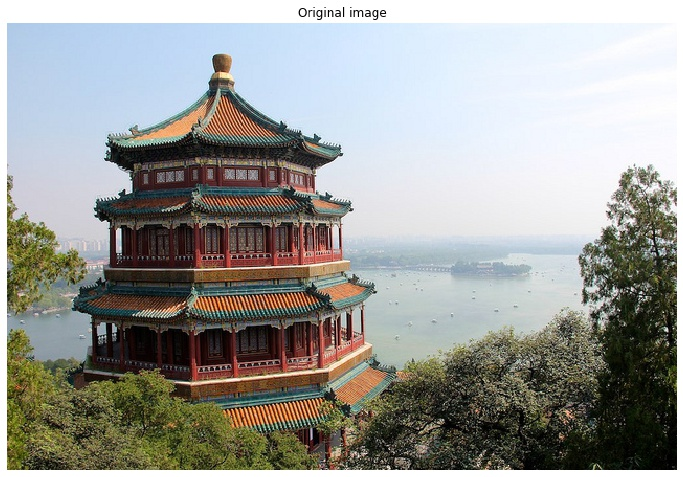
#> input picture Results/Chapter 06/Chapter-006-004A-Clustering-K-Means-China-01.jpg, 683 x 477 px, given in place of horses.jpg, which was not available
$ jupyter execute Chapter-006-004D-Clustering-K-Means-Horses.ipynb   (shell and % lines are left out)   (text cells are left out)
#> lines starting #> are read from the running program, lines starting #| are printed output that depends on the picture; pictures that were not available may be replaced by others from this repository, and a replacement may not be noted
[cell 1]
import matplotlib
matplotlib.use('TkAgg')

import os
import numpy as np
import matplotlib.pyplot as plt

from time import time
from sklearn.cluster import KMeans
from sklearn.metrics import pairwise_distances_argmin
from sklearn.utils import shuffle

from PIL import Image

[cell 2]
imagepath = '../../Data/horses.jpg'
im0 = Image.open(imagepath)
#> im0 is the input picture: PIL image 683x477 RGB; mean R, G, B 153.4, 154.1, 149.9
print(im0.format)
#| JPEG
print(im0.mode)
#| RGB
height, width=im0.size
#> height = 683; width = 477
print('Height=%d, Width=%d' % (height, width))
#| Height=683, Width=477
print(im0.palette)
#| None

[cell 3]
im2=im0
im2.thumbnail((400, 400))
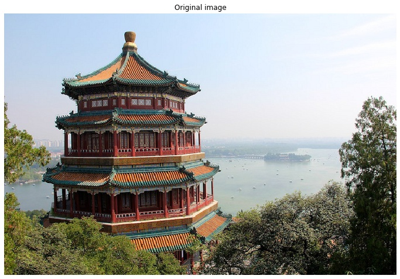
#> im2: PIL image 400x279 RGB; mean R, G, B 153.4, 154.1, 149.9

[cell 4]
fig0 = plt.figure(1, figsize=(12, 9))
plt.clf()
plt.axis('off')
plt.title('Thumbnail')
plt.imshow(im2)
plt.show()

height, width=im2.size
#> height = 400; width = 279
print('Height=%d, Width=%d' % (height, width))
#| Height=400, Width=279

[cell 5]
im3=im0
box = (250, 100, 350, 250)
im3c = im3.crop(box)
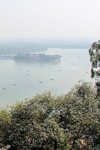
#> im3c: PIL image 100x150 RGB; mean R, G, B 163.4, 166.6, 162.1

height, width=im3.size
figheight=int((height/50))
#> figheight = 8
figwidth=int((width/50))
#> figwidth = 5

fig0 = plt.figure(1, figsize=((height/50), (width/50)))
plt.clf()
plt.axis('off')
plt.title('Cropped Horse')
plt.imshow(im3c)


print('Height=%d, Width=%d' % (height, width))
#| Height=400, Width=279
print('Height=%d, Width=%d' % (figheight, figwidth))
#| Height=8, Width=5

[cell 6]
im4=im3c.transpose(Image.FLIP_LEFT_RIGHT)
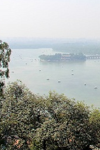
#> im4: PIL image 100x150 RGB; mean R, G, B 163.4, 166.6, 162.1

height, width=im4.size
#> height = 100; width = 150
figheight=int((height/30))
#> figheight = 3
figwidth=int((width/30))

fig0 = plt.figure(1, figsize=(figheight, figwidth))
plt.clf()
plt.axis('off')
plt.title('Flipped Horse')
plt.imshow(im4)


print('Height=%d, Width=%d' % (height, width))
#| Height=100, Width=150
print('Height=%d, Width=%d' % (figheight, figwidth))
#| Height=3, Width=5

[cell 7]
n_colors = 64

[cell 8]
im = np.array(im4, dtype=np.float64) / 255

[cell 9]
w, h, d = original_shape = tuple(im.shape)
#> w = 150; h = 100; d = 3; original_shape = (150, 100, 3)
assert d == 3
image_array = np.reshape(im, (w * h, d))

[cell 10]
print("Fitting model on a small sub-sample of the data")
t0 = time()
image_array_sample = shuffle(image_array, random_state=0)[:1000]
#> image_array_sample = 1000 rows, first 8: [0.929, 0.925, 0.945], [0.141, 0.161, 0.133], [0.404, 0.408, 0.31], [0.722, 0.792, 0.851], [0.847, 0.839, 0.827], [0.933, 0.933, 0.933], [0.22, 0.22, 0.204], [0.0863, 0.11, 0.0706]
kmeans = KMeans(n_clusters=n_colors, random_state=0).fit(image_array_sample)
print("Completed in %0.5fs." % (time() - t0))

[cell 11]
# Get labels for all points
print("Predicting color indices on the full image (k-means)")
t0 = time()
labels = kmeans.predict(image_array)
#> labels = 15000 values, max 63 at index 4001, min 0 at index 43, mean 30.37
print("Completed in %0.5fs." % (time() - t0))

[cell 12]
codebook_random = shuffle(image_array, random_state=0)[:n_colors]
#> codebook_random = 64 rows, first 8: [0.929, 0.925, 0.945], [0.141, 0.161, 0.133], [0.404, 0.408, 0.31], [0.722, 0.792, 0.851], [0.847, 0.839, 0.827], [0.933, 0.933, 0.933], [0.22, 0.22, 0.204], [0.0863, 0.11, 0.0706]
print("Predicting color indices on the full image (random)")
t0 = time()
labels_random = pairwise_distances_argmin(codebook_random,
                                          image_array,
                                          axis=0)
#> labels_random = 15000 values, max 63 at index 4769, min 0 at index 586, mean 30.12
print("Completed in %0.5fs." % (time() - t0))

[cell 13]
def recreate_image(codebook, labels, w, h):
#> called with codebook = array of shape (64, 3), labels = array of shape (15000,), w = 150, h = 100
    d = codebook.shape[1]
    image = np.zeros((w, h, d))
    label_idx = 0
    for i in range(w):
        for j in range(h):
            image[i][j] = codebook[labels[label_idx]]
            label_idx += 1
#> after the loop, label_idx = 15000
    return image

[cell 14]
imagepath = os.path.join(*[os.path.dirname(os.path.dirname(os.getcwd())),'Results','Chapter 06'])
print(imagepath)

[cell 15]
if not os.path.exists(imagepath):
    os.makedirs(imagepath)

[cell 16]
fig1 = plt.figure(1, figsize=(figheight, figwidth))
plt.clf()
plt.axis('off')
plt.title('Original image')
plt.imshow(im)
plt.show()

[cell 17]
imagename1 = os.path.join(*[os.path.dirname(os.path.dirname(os.getcwd())),'Results','Chapter 06','Chapter-006-004D-Clustering-K-Means-Horse-01.jpg'])
fig1.savefig(imagename1, bbox_inches='tight')

[cell 18]
fig2 = plt.figure(2, figsize=(figheight, figwidth))
plt.clf()
plt.axis('off')
plt.title('Quantized image (64 colors, K-Means)')
plt.imshow(recreate_image(kmeans.cluster_centers_, labels, w, h))
plt.show()

[cell 19]
imagename2 = os.path.join(*[os.path.dirname(os.path.dirname(os.getcwd())),'Results','Chapter 06','Chapter-006-004D-Clustering-K-Means-Horse-02.jpg'])
fig2.savefig(imagename2, bbox_inches='tight')

[cell 20]
fig3 = plt.figure(3, figsize=(figheight, figwidth))
plt.clf()
plt.axis('off')
plt.title('Quantized image (64 colors, Random)')
plt.imshow(recreate_image(codebook_random, labels_random, w, h))
